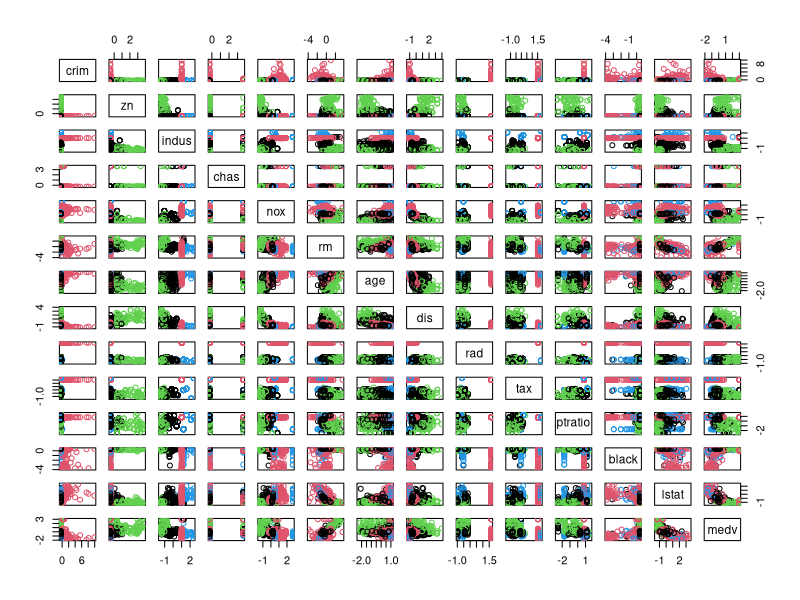
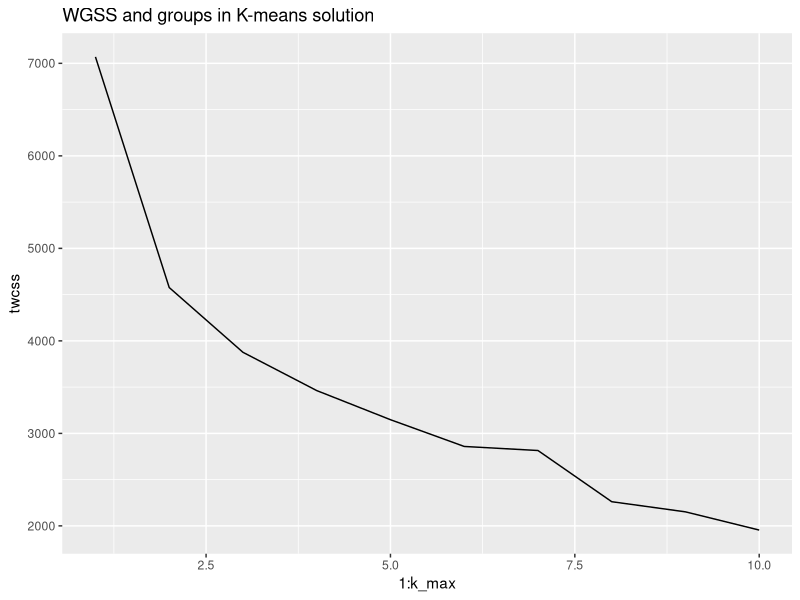
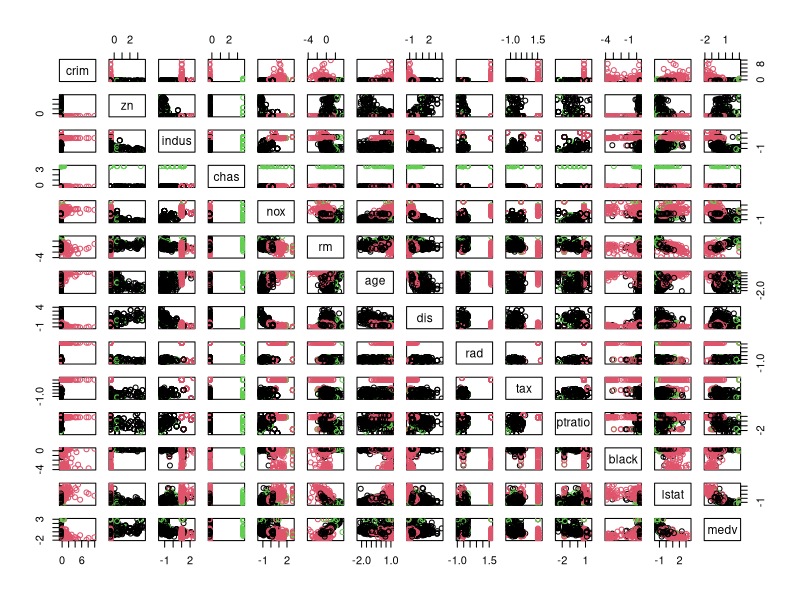

Write R code to recreate these figures, in order.
##reload data, different name is given
library(MASS)
library(ggplot2)
library(tidyr)
library(cluster)
# load the data
data("Boston")
summary(Boston)

boston_scaled2 <- scale(Boston)
summary(boston_scaled2)
# class of the boston_scaled object
class(boston_scaled2)
# change the object to data frame
boston_scaled2<-as.data.frame(boston_scaled2)

#distance calculation
dist_eu<- dist(boston_scaled2)
summary(dist_eu)

#kmeans clusterin
km <-kmeans(boston_scaled2, centers = 4)
# plot the Boston dataset with clusters
pairs(boston_scaled2, col = km$cluster)

#Find the optimal number for k
set.seed(123)
# determine the number of clusters
k_max <- 10
# calculate the total within sum of squares
twcss <- sapply(1:k_max, function(k){kmeans(boston_scaled2, k)$tot.withinss})
# visualize the results
qplot(x = 1:k_max, y = twcss, geom = 'line',main="WGSS and groups in K-means solution")

#optimal number of groups is 3
km <-kmeans(boston_scaled2, centers = 3)
str(km)
# plot the Boston dataset with clusters
pairs(boston_scaled2, col = km$cluster)

# silhouette method try
#avg_sil <- function(k) {
 # km.res <- kmeans(boston_scaled2, centers = k, nstart = 25)
#  ss <- silhouette(km.res$cluster, dist(boston_scaled2))
#  mean(ss[, 3])
#}
# Compute and plot wss for k = 2 to k = 15
#k.values <- 2:15
# extract avg silhouette for 2-15 clusters
#avg_sil_values <- map_dbl(k.values, avg_sil)
#plot(k.values, avg_sil_values, type = "b", pch = 19, frame = FALSE, xlab = "Number of clusters K", ylab = "Average Silhouettes")
